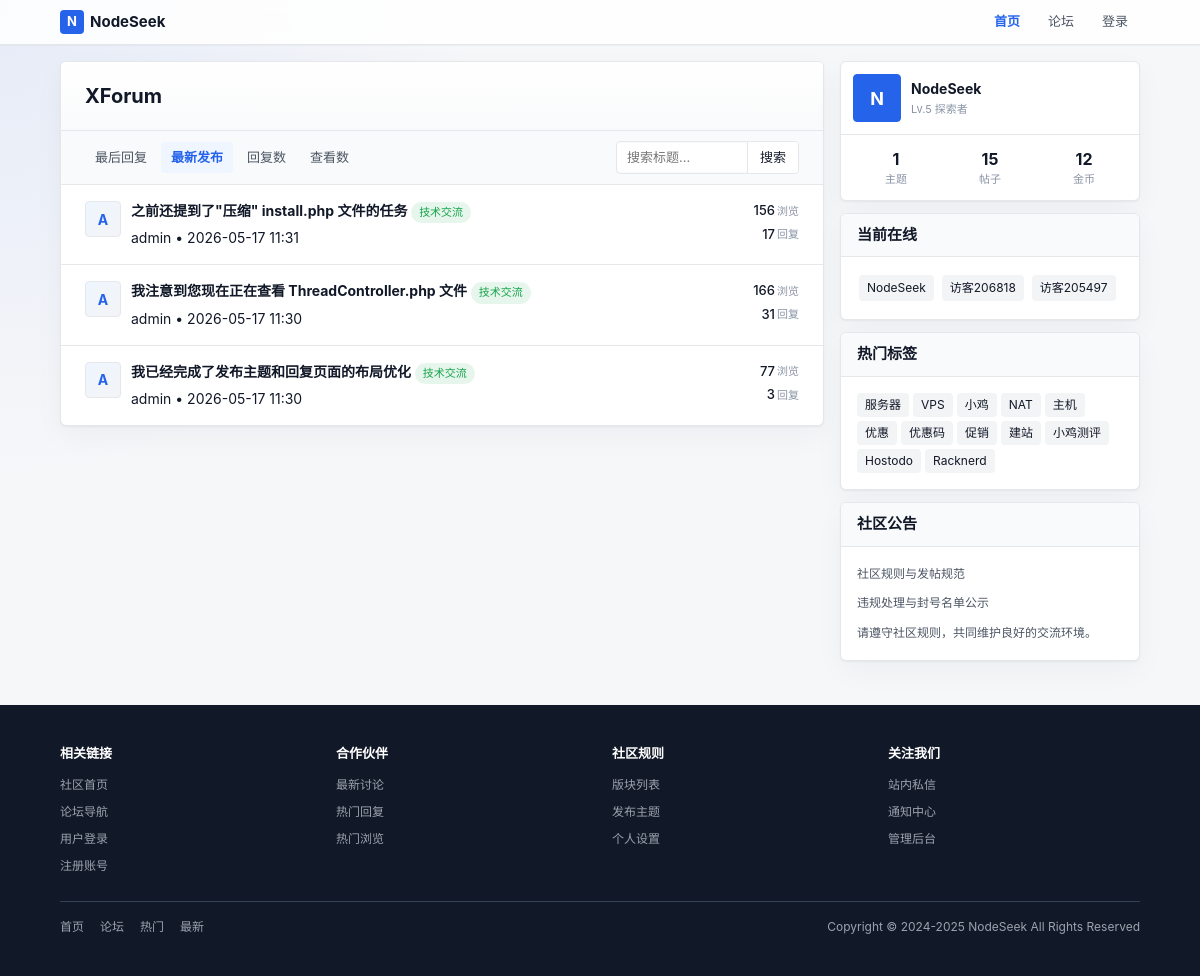
Screenshot of /index.php?order=dateline with the database file from the repository.
### tables this page shows
CREATE TABLE next_thread (
        tid INTEGER PRIMARY KEY AUTOINCREMENT,
        fid INTEGER NOT NULL DEFAULT 0,
        pid INTEGER NOT NULL DEFAULT 0,
        typeid INTEGER NOT NULL DEFAULT 0,
        read_perm INTEGER NOT NULL DEFAULT 0,
        uid INTEGER NOT NULL DEFAULT 0,
        pm_uid INTEGER NOT NULL DEFAULT 0,
        subject VARCHAR(255) NOT NULL DEFAULT '',
        hash VARCHAR(255) NOT NULL DEFAULT '',
        dateline INTEGER NOT NULL DEFAULT 0,
        sort_order INTEGER NOT NULL DEFAULT 0,
        highlight INTEGER NOT NULL DEFAULT 0,
        digest INTEGER NOT NULL DEFAULT 0,
        closed INTEGER NOT NULL DEFAULT 0,
        reply_time INTEGER NOT NULL DEFAULT 0,
        reply_uid INTEGER NOT NULL DEFAULT 0,
        reply_num INTEGER NOT NULL DEFAULT 0,
        view_num INTEGER NOT NULL DEFAULT 0,
        fav_num INTEGER NOT NULL DEFAULT 0,
        log_num INTEGER NOT NULL DEFAULT 0
    );

CREATE TABLE next_member (
        uid INTEGER PRIMARY KEY AUTOINCREMENT,
        username VARCHAR(50) NOT NULL DEFAULT '',
        gid INTEGER NOT NULL DEFAULT 0,
        avatar INTEGER NOT NULL DEFAULT 0,
        password VARCHAR(255) NOT NULL DEFAULT '',
        auth_secret VARCHAR(50) NOT NULL DEFAULT '',
        auth_enabled INTEGER NOT NULL DEFAULT 0,
        notify_num INTEGER NOT NULL DEFAULT 0,
        credit INTEGER NOT NULL DEFAULT 0,
        reg_ip VARCHAR(50) NOT NULL DEFAULT '',
        reg_date INTEGER NOT NULL DEFAULT 0,
        last_ip VARCHAR(50) NOT NULL DEFAULT '',
        last_visit INTEGER NOT NULL DEFAULT 0,
        reply_time INTEGER NOT NULL DEFAULT 0,
        reply_num INTEGER NOT NULL DEFAULT 0,
        thread_num INTEGER NOT NULL DEFAULT 0,
        fav_num INTEGER NOT NULL DEFAULT 0,
        inbox_num INTEGER NOT NULL DEFAULT 0,
        outbox_num INTEGER NOT NULL DEFAULT 0,
        log_num INTEGER NOT NULL DEFAULT 0,
        email VARCHAR(80) NOT NULL DEFAULT '',
        email_status INTEGER NOT NULL DEFAULT 0,
        signin_time INTEGER NOT NULL DEFAULT 0,
        invisible INTEGER NOT NULL DEFAULT 0,
        timeoffset VARCHAR(10) NOT NULL DEFAULT '',
        search_time INTEGER NOT NULL DEFAULT 0,
        status INTEGER NOT NULL DEFAULT 0
    , json_data TEXT DEFAULT '{}');

CREATE TABLE next_forum (
        fid INTEGER PRIMARY KEY AUTOINCREMENT,
        up_fid INTEGER NOT NULL DEFAULT 0,
        name VARCHAR(50) NOT NULL DEFAULT '',
        status INTEGER NOT NULL DEFAULT 0,
        sort_order INTEGER NOT NULL DEFAULT 0,
        thread_num INTEGER NOT NULL DEFAULT 0,
        reply_num INTEGER NOT NULL DEFAULT 0,
        today_num INTEGER NOT NULL DEFAULT 0,
        today_time INTEGER NOT NULL DEFAULT 0,
        last_tid INTEGER NOT NULL DEFAULT 0,
        json_data TEXT NOT NULL
    );

### controllers/HomeController.php (called while the page is built, shortened)
<?php
class HomeController {
    public static function index() {
        $page = isset($_GET['page']) ? intval($_GET['page']) : 1;
        $page = $page < 1 ? 1 : $page;
        $order = isset($_GET['order']) ? trim($_GET['order']) : 'reply_time';
        $keyword = isset($_GET['keyword']) ? trim($_GET['keyword']) : '';
        $forums = ForumModel::getForums();
        $threads = ThreadModel::getHomeThreadsWithFilter($page, $order, $keyword);
        if (!empty($threads)) {
            $uids = array_unique(array_column($threads, 'uid'));
            $users = MemberModel::getMembersByUids($uids);
        }
        $orderOptions = [
            ['value' => 'reply_time', 'label' => '最后回复'],
            ['value' => 'dateline', 'label' => '最新发布'],
            ['value' => 'reply_num', 'label' => '回复数'],
            ['value' => 'view_num', 'label' => '查看数']
        ];
        Template::display('home/index');
    }
}
?>

### index.php (called while the page is built, shortened)
<?php
require ROOT_PATH . '/lib/Autoloader.php';
$controller = isset($_GET['c']) ? $_GET['c'] : 'home';
$action = isset($_GET['a']) ? $_GET['a'] : 'index';
$controllerClass = ucfirst($controller) . 'Controller';
$params = [];
call_user_func_array([$controllerClass, $action], $params);
?>

### lib/Autoloader.php (called while the page is built, shortened)
<?php
class Autoloader {
    public static function load($class) {
        $paths = [
            ROOT_PATH . '/lib/' . $class . '.php',
            ROOT_PATH . '/models/' . $class . '.php',
            ROOT_PATH . '/controllers/' . $class . '.php',
        ];
        foreach ($paths as $path) {
            if (file_exists($path)) {
                return;
            }
        }
    }
}

### models/ThreadModel.php (called while the page is built, shortened)
<?php
class ThreadModel {
    public static function getHomeThreadsWithFilter($page = 1, $order = 'reply_time', $keyword = '') {
        $offset = ($page - 1) * 20;
        $orderMap = [
            'reply_time' => 'reply_time DESC',
            'dateline' => 'dateline DESC',
            'reply_num' => 'reply_num DESC',
            'view_num' => 'view_num DESC'
        ];
        $orderBy = isset($orderMap[$order]) ? $orderMap[$order] : 'reply_time DESC';
        return Database::fetchAll("SELECT * FROM " . self::TABLE . " ORDER BY $orderBy LIMIT 20 OFFSET :offset", ['offset' => $offset]);
    }
}
?>

### lib/Database.php (called while the page is built, shortened)
<?php
class Database {
    private static $instance = null;
    private $config = null;
    private function __construct() {
        $this->config = require ROOT_PATH . '/config/database.php';
    }
    public static function getInstance() {
        if (self::$instance === null) {
            self::$instance = new self();
        }
        return self::$instance;
    }
    private function connect() {
        $default = $this->config['default'];
        $connection = $this->config['connections'][$default];
        if ($connection['driver'] === 'sqlite') {
            $this->connection = new PDO('sqlite:' . $connection['database']);
        }
    }
    private static function getConnection() {
        return self::getInstance()->connection;
    }
    public static function query($sql, $params = []) {
        $stmt = self::getConnection()->prepare($sql);
        $stmt->execute($params);
        return $stmt;
    }
    public static function fetchAll($sql, $params = []) {
        $stmt = self::query($sql, $params);
        return $stmt->fetchAll(PDO::FETCH_ASSOC);
    }
}
?>

### config/database.php (called while the page is built)
<?php
return [
    'default' => 'sqlite',
    'connections' => [
        'sqlite' => [
            'driver' => 'sqlite',
            'database' => ROOT_PATH . '/database/forum.db',
        ],
    ],
];

### models/MemberModel.php (called while the page is built, shortened)
<?php
class MemberModel {
    public static function getMembersByUids($uids) {
        $uids = array_values(array_filter(array_unique($uids)));
        $placeholders = implode(',', array_fill(0, count($uids), '?'));
        $sql = "SELECT uid, username, avatar FROM " . self::TABLE . " WHERE uid IN ($placeholders)";
        $members = Database::fetchAll($sql, $uids);
        $result = [];
        foreach ($members as $member) {
            $result[$member['uid']] = $member;
        }
        return $result;
    }
}
?>

### models/ForumModel.php (called while the page is built, shortened)
<?php
class ForumModel {
    public static function getForums($upFid = null) {
        if ($upFid !== null) {
            $forums = Database::fetchAll("SELECT * FROM " . self::TABLE . " WHERE up_fid = ? ORDER BY sort_order ASC", [$upFid]);
        } else {
            $forums = Database::fetchAll("SELECT * FROM " . self::TABLE . " ORDER BY up_fid ASC, sort_order ASC");
        }
        $parentFids = array_unique(array_column($forums, 'up_fid'));
        $parentFids = array_values(array_filter($parentFids, function($fid) { return $fid !== null && $fid !== ''; }));
        if (!empty($parentFids)) {
            $parentNames = self::getForumNamesByFids($parentFids);
        }
        if ($upFid === null) {
            $tree = self::buildTree($forums);
            self::addDepth($tree, 0);
            return $tree;
        }
        return $forums;
    }
    private static function getForumNamesByFids($fids) {
        $placeholders = implode(',', array_fill(0, count($fids), '?'));
        $sql = "SELECT fid, name FROM " . self::TABLE . " WHERE fid IN ($placeholders)";
        $results = Database::fetchAll($sql, $fids);
        return array_column($results, 'name', 'fid');
    }
    private static function buildTree($forums) {
        $tree = [];
        $map = [];
        foreach ($forums as $forum) {
            $map[$forum['fid']] = $forum;
            $map[$forum['fid']]['children'] = [];
        }
        foreach ($forums as $forum) {
            $fid = $forum['fid'];
            $upFid = $forum['up_fid'];
            if ($upFid && isset($map[$upFid])) {
                $map[$upFid]['children'][] = &$map[$fid];
            } else {
                $tree[] = &$map[$fid];
            }
        }
        return $tree;
    }
}
?>

### templates/home/index.php (the view, shortened to what this page needs)
<div class="grid grid-cols-3">
    <div class="main-content">
        <div class="card">
            <div class="thread-header">
                <div class="thread-title-row">
                    <div class="flex items-center justify-between gap-md">
                        <h1>XForum</h1>
                    </div>
                </div>
            </div>
            <div class="toolbar">
                <div class="tabs hide-mobile">
                    <?php foreach ($orderOptions as $option): ?>
                        <a href="index.php?order=<?php echo $option['value']; ?><?php echo !empty($keyword) ? '&keyword=' . urlencode($keyword) : ''; ?>"
                           class="tab <?php echo $order == $option['value'] ? 'active' : ''; ?>">
                            <?php echo $option['label']; ?>
                        </a>
                    <?php endforeach; ?>
                </div>
                <form action="index.php" method="get" class="search-box hide-mobile">
                    <input type="text" name="keyword" placeholder="搜索标题..." value="<?php echo htmlspecialchars($keyword ?? ''); ?>">
                    <button type="submit" class="btn btn-search">搜索</button>
                </form>
            </div>
            <div class="post-list">
                <?php foreach ($threads as $thread): ?>
                    <?php $user = $users[$thread['uid']] ?? null; ?>
                    <?php $forum = $forums[$thread['fid']] ?? null; ?>
                    <div class="thread-item">
                        <div class="thread-avatar">
                            <div class="avatar">
                                <?php if ($user && !empty($user['avatar'])): ?>
                                    <img src="<?php echo htmlspecialchars($user['avatar']); ?>" alt="">
                                <?php else: ?>
                                    <?php echo strtoupper(substr($user['username'] ?? '?', 0, 1)); ?>
                                <?php endif; ?>
                            </div>
                        </div>
                        <div class="thread-content">
                            <div class="thread-title">
                                <a href="index.php?c=thread&a=index&tid=<?php echo $thread['tid']; ?>"><?php echo htmlspecialchars($thread['subject']); ?></a>
                                <?php if ($forum): ?>
                                    <span class="badge badge-green"><?php echo htmlspecialchars($forum['name']); ?></span>
                                <?php endif; ?>
                            </div>
                            <div class="thread-meta">
                                <span><?php echo htmlspecialchars($user['username'] ?? '匿名'); ?></span>
                                <span class="separator">•</span>
                                <span><?php echo date('Y-m-d H:i', $thread['dateline']); ?></span>
                            </div>
                        </div>
                        <div class="thread-stats">
                            <div class="thread-stat">
                                <span class="thread-stat-value"><?php echo $thread['view_num']; ?></span>
                                <span class="thread-stat-label">浏览</span>
                            </div>
                            <div class="thread-stat">
                                <span class="thread-stat-value"><?php echo $thread['reply_num']; ?></span>
                                <span class="thread-stat-label">回复</span>
                            </div>
                        </div>
                    </div>
                <?php endforeach; ?>
            </div>
        </div>
    </div>
    <div class="sidebar">
        <div class="card">
            <div class="user-card">
                <div class="user-avatar">
                    <div class="avatar brand-avatar">N</div>
                </div>
                <div class="user-info">
                    <div class="user-name">NodeSeek</div>
                    <div class="user-level">Lv.5 探索者</div>
                </div>
            </div>
            <div class="user-stats">
                <div class="user-stat">
                    <div class="user-stat-value">1</div>
                    <div class="user-stat-label">主题</div>
                </div>
                <div class="user-stat">
                    <div class="user-stat-value">15</div>
                    <div class="user-stat-label">帖子</div>
                </div>
                <div class="user-stat">
                    <div class="user-stat-value">12</div>
                    <div class="user-stat-label">金币</div>
                </div>
            </div>
        </div>
        <div class="card">
            <div class="sidebar-header">
                <h3>当前在线</h3>
            </div>
            <div class="sidebar-body online-list">
                <span class="online-user">NodeSeek</span>
                <span class="online-user">访客206818</span>
                <span class="online-user">访客205497</span>
            </div>
        </div>
        <div class="card">
            <div class="sidebar-header">
                <h3>热门标签</h3>
            </div>
            <div class="sidebar-body">
                <div class="tag-box">
                    <div class="tags">
                        <span class="tag">服务器</span>
                        <span class="tag">VPS</span>
                        <span class="tag">小鸡</span>
                        <span class="tag">NAT</span>
                        <span class="tag">主机</span>
                        <span class="tag">优惠</span>
                        <span class="tag">优惠码</span>
                        <span class="tag">促销</span>
                        <span class="tag">建站</span>
                        <span class="tag">小鸡测评</span>
                        <span class="tag">Hostodo</span>
                        <span class="tag">Racknerd</span>
                    </div>
                </div>
            </div>
        </div>
        <div class="card">
            <div class="sidebar-header">
                <h3>社区公告</h3>
            </div>
            <div class="sidebar-body">
                <div class="announcement">
                    <p>社区规则与发帖规范</p>
                    <p>违规处理与封号名单公示</p>
                    <p>请遵守社区规则，共同维护良好的交流环境。</p>
                </div>
            </div>
        </div>
    </div>
</div>

### rows the page displays
next_thread: uid.username "A", subject "之前还提到了\"压缩\" install.php 文件的任务", fid.name "技术交流", uid.username "admin", dateline "2026-05-17 11:31", view_num "156", reply_num "17"
next_thread: uid.username "A", subject "我注意到您现在正在查看 ThreadController.php 文件", fid.name "技术交流", uid.username "admin", dateline "2026-05-17 11:30", view_num "166", reply_num "31"
next_thread: uid.username "A", subject "我已经完成了发布主题和回复页面的布局优化", fid.name "技术交流", uid.username "admin", dateline "2026-05-17 11:30", view_num "77", reply_num "3"

### other values shown
$option['label'] "最后回复"
$option['label'] "最新发布"
$option['label'] "回复数"
$option['label'] "查看数"
